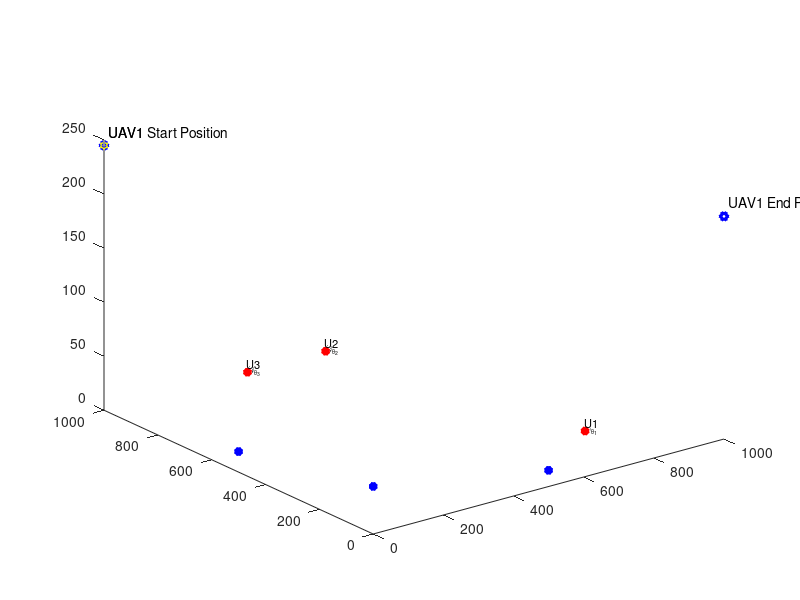

Here is the MATLAB script that generated this plot: (Note: this script raises an error after producing the figure.)
clc
clear variables
close all

%% Description

% This simulation environment has 2000m width, 2000m lenght and 500m height
%  
% In this simulation has 3 users, 3 base stations and 1 UAV
% In this step, users, base stations and UAV positioned randomly by manually
% Assumed UAV in randomly assigned static position in XYZ plane (In first step)
% Assumed users position randomly assigned and height is 0
% Base station position randomly assigned edges of the envoronment
% Base station height randomly assigned between 15m to 50m
% This simulation shows how users performace differ according to the
% differnet optimum power allocation methods

%% Simulation Environment

enWidth = 1000;             % Simulation Environment Width (X axis)
enLength = 1000;            % Simulation Environment Length (Y axis)
enHeight = 320;             % Simulation Environment Height (Z axis)
maxHeighUAV = 300;          % Maximum Height of UAV
minHeighUAV = 150;           % Minimum Height of UAV
noUsers = 3;                % Number of Users
noBS = 3;                   % Number of Base Sations
noUAV = 1;                  % Number of UAVs

%% Users, Base Sataions and UAV Position

% UAV Start Position
for i=1:noUAV
    xUAV_S(i) = 0;       % UAV position in X axis
    yUAV_S(i) = enLength;      % UAV position in Y axis
    zUAV_S(i) = randi([minHeighUAV,maxHeighUAV]);   % UAV position in Z axis
end

% UAV End Position
for i=1:noUAV
    xUAV_E(i) = enWidth;       % UAV position in X axis
    yUAV_E(i) = 0;      % UAV position in Y axis
    zUAV_E(i) = randi([minHeighUAV,maxHeighUAV]);   % UAV position in Z axis
end

% UAV Position
for i=1:noUAV
    xUAV(i) = 0;       % UAV position in X axis
    yUAV(i) = enLength;      % UAV position in Y axis
    zUAV(i) = zUAV_S(i);   % UAV position in Z axis
end

% Users' posision
for i=1:noUsers
    xUser(i) = randi(enWidth);      % User position in X axis
    yUser(i) = randi([enLength - xUser(i),enLength]);     % User position in Y axis
    zUser(i) = 0;                   % User position in Z axis = 0
end

% BSs' posision
x = [0, 0, 500];
y = [500, 0, 0];
for i=1:noBS
    xBS(i) = x(i);          % Base station position in X axis
    yBS(i) = y(i);          % Base station position in Y axis
    zBS(i) = randi([15, 50]);           % Base station position in Z axis
end


%% Figure Plot in Initial State

% User plotting
figure,
userPlot = plot3(xUser,yUser,zUser,'r*','linewidth',3); hold on;
for o=1:noUsers
    textUsers(o) = text(xUser(o)-10,yUser(o)-10,zUser(o)+10,['U',num2str(o)],'FontSize', 8);
    textUsAngle(o) = text(xUser(o)+10,yUser(o)+10,['U_{\theta_{',num2str(o),'}}'],'FontSize', 6);
end

% UAVs Plotting
plot3(xUAV_S, yUAV_S, zUAV_S, 'bh','linewidth', 3);
for o=1:noUAV
    text(xUAV_S(o) + 20, yUAV_S(o) + 10, zUAV_S(o) + 10,['UAV',num2str(o),' Start Position']);
end

plot3(xUAV_E, yUAV_E, zUAV_E, 'bh','linewidth', 3);
for o=1:noUAV
    text(xUAV_E(o) + 20, yUAV_E(o) + 10, zUAV_E(o) + 10,['UAV',num2str(o),' End Position']);
end

plot3(xUAV, yUAV, zUAV, 'yh','linewidth', 1);
for o=1:noUAV
    text(xUAV(o) + 20, yUAV(o) + 10, zUAV(o) + 10,['UAV', num2str(o)]);
end

% BSs Plotting
plot3(xBS, yBS, zBS, 'b*','linewidth', 3);
for o=1:noBS
    plot3([xBS(o) xBS(o)], [yBS(o) yBS(o)],[zBS(o) 0], 'bl-','linewidth', 1); drawnow
    text(xBS(o) + 20, yBS(o) + 10, zBS(o) + 10,['BS', num2str(o)],'FontSize', 8);
    textBSAngle(o) = text(xBS(o)+10,yBS(o)+10,zBS(o)-5,['BS_{\theta_{',num2str(o),'}}'],'FontSize', 6);
end

% Plotting LoS Channel between users and UAVs
for i = 1:noUAV
    for directUsers = 1:noUsers
        plot3([xUAV(i) xUser(directUsers)], [yUAV(i) yUser(directUsers)],[zUAV(i) zUser(directUsers)], 'r-','linewidth', 1); drawnow
    end
end

% Plotting LoS Channel between BSs and UAVs
for i = 1:noUAV
    for directBS = 1:noBS
        plot3([xUAV(i) xBS(directBS)], [yUAV(i) yBS(directBS)],[zUAV(i) zBS(directBS)], 'g-','linewidth', 1); drawnow
    end
end

% Plotting UAV default path
for i = 1:noUAV
    plot3([xUAV_S(i) xUAV_E(i)], [yUAV_S(i) yUAV_E(i)],[zUAV_S(i) zUAV_E(i)], 'y--','linewidth', 1); drawnow
end

% 3D Plot labels
xlim([0 1050])
ylim([0 1050])
zlim([0 320])
xlabel('Length (m)');
ylabel('Width (m)');
zlabel('Height (m)');
grid on; drawnow

%% Simulation Constraits

maxDist = 20;   % max distance that UAV can travel in a one unit time


%% LoS distance between UAV and Users/Base Stations

for i = 1:noUAV
    % LoS distance between UAVs and Users
    for m=1:noUsers
        groundDisUAV_User = sqrt((xUAV(i)-xUser(m))^2 + (yUAV(i)-yUser(m))^2);
        DisUAV_User(i,m) = sqrt(groundDisUAV_User^2 + zUAV^2);
    end
    
    % LoS distance between UAVs and BSs
    for m=1:noBS
        groundDisUAV_BS = sqrt((xUAV(i)-xBS(m))^2 + (yUAV(i)-yBS(m))^2);
        DisUAV_BS(i,m) = sqrt(groundDisUAV_BS^2 + (zUAV(i) - zBS(m))^2);
    end
end

%% Elavation Angle between UAV and Users/Base Stations

for i = 1:noUAV
    % Elavation Angle in radiant between UAVs and Users
    for m=1:noUsers
        angleUAV_User(i,m) = asin(zUAV(i)/DisUAV_User(i,m));%*(pi/180);
    end
    % Elavation Angle in radiant between UAVs and BSs
    for m=1:noBS
        angleUAV_BS(i,m) = asin(abs(zUAV(i)-zBS(m))/DisUAV_BS(i,m));%*(pi/180);
    end
end

%% Angle-depend rician factor for Users and BSs
A1 = 1;
A2 = (log(db2pow(60)/A1))/(pi/2);
for i = 1:noUAV
    % Angle-depend rician factor for UAVs and Users
    for m=1:noUsers
        K_UAV_User(i,m) = A1*exp(A2*angleUAV_User(i,m));
    end
    % Angle-depend rician factor for UAVs and BSs
    for m=1:noBS
        K_UAV_BS(i,m) = A1*exp(A2*angleUAV_BS(i,m));
    end
end

%% Rician Fading for Users and BSs

N = 10^5;
g = sqrt(1/2)*(randn(1,N)+1i*randn(1,N));

for i = 1:noUAV
    % Rician fading for UAVs and Users
    for m=1:noUsers
        g_UAV_User(i,m,:) = sqrt(K_UAV_User(i,m)/(1+K_UAV_User(i,m)))*g + sqrt(1/(1+K_UAV_User(i,m)))*g;
    end
    % Rician fading for UAVs and BSs
    for m=1:noBS
        g_UAV_BS(i,m,:) = sqrt(K_UAV_BS(i,m)/(1+K_UAV_BS(i,m)))*g + sqrt(1/(1+K_UAV_BS(i,m)))*g;
    end
end

%% Avarage Channel Power Gain

% Assume Path Loss Componet = 4
% Assume Average Channel Power Gain = -60dB

eta = 2;    % Path Loss Component
b0 = db2pow(-60);  % Average channel power gain at a reference deistance d0 = 1m

for i = 1:noUAV
    % Rician fading for UAVs and Users
    for m=1:noUsers
        chPow_UAV_User(i,m) = b0*((DisUAV_User(i,m))^(-eta));
    end
    % Rician fading for UAVs and BSs
    for m=1:noBS
        chPow_UAV_BS(i,m) = b0*((DisUAV_BS(i,m))^(-eta));
    end
end

%% Channel Coefficeint

for i = 1:noUAV
    % Rician fading for UAVs and Users
    for m=1:noUsers
        h_UAV_Users = sqrt(chPow_UAV_User(i,m))*g_UAV_User(i,m,:);
        abs_h_UAV_Users(i,m,:) = (abs(h_UAV_Users)).^2;
    end
    % Rician fading for UAVs and BSs
    for m=1:noBS
        h_UAV_BS = sqrt(chPow_UAV_BS(i,m))*g_UAV_BS(i,m,:);
        abs_h_UAV_BS(i,m,:) = (abs(h_UAV_BS)).^2;
    end
end

%Channel coeffiecent value sorting
for i = 1:noUAV
    % Mean value of Rician fading for UAVs and Users
    for m=1:noUsers
        mean_abs_h_UAV_Users(i,m) = mean(abs_h_UAV_Users(i,m,:));
    end
    % Mean value of Rician fading for UAVs and BSs
    for m=1:noBS
        mean_abs_h_UAV_BS(i,m) = mean(abs_h_UAV_BS(i,m,:));
    end
end

for i = 1:noUAV
    % Mean value of Rician fading for UAVs and Users
    for m=1:noUsers
        sort_mean_abs_h_UAV_Users(i,:) = sort(mean_abs_h_UAV_Users(i,:));
    end
    % Mean value of Rician fading for UAVs and BSs
    for m=1:noBS
        sort_mean_abs_h_UAV_BS(i,:) = sort(mean_abs_h_UAV_BS(i,:));
    end
end

for i = 1:noUAV
    for m=1:noUsers
        % Allocate user number for UAV
        indexUser(i,m) = find(mean_abs_h_UAV_Users(i,:) == sort_mean_abs_h_UAV_Users(i,m));
    end
    for m=1:noBS
        % Allocate BS number for UAV
        indexBS(i,m) = find(mean_abs_h_UAV_BS(i,:) == sort_mean_abs_h_UAV_BS(i,m));
    end
end

